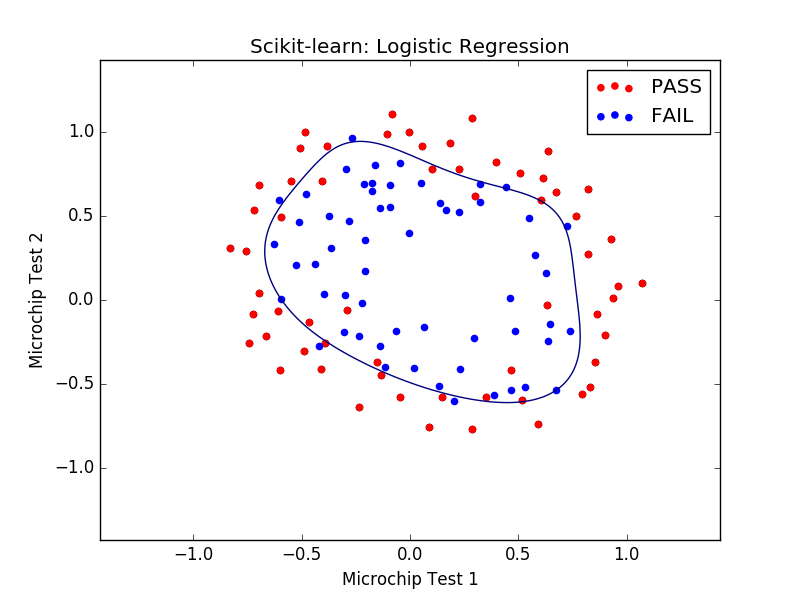

Generate this figure with Python:
#Copyright (C) 2016 Daisuke Hashimoto. All Rights Reserved.
import numpy as np
import matplotlib.pyplot as plt
import pandas as pd
from sklearn import linear_model

def sigmoid(_z):
	return 1.0/ (1.0 + np.exp(-_z))

def CostFunction_logistic(_X, _y, _weight, _bias):
	_M = len(_y)
	_hypo = sigmoid(_X.dot(_weight) + _bias)
	_J =  (- np.dot(_y.T, np.log(_hypo)) - np.dot(1-_y.T, np.log(1-_hypo))).sum()/_M
	return _J

def evaluate_theta_logistics(_X, _y, _predictY):
	_M = len(_y)
	_judge = np.zeros((_M,1))
	_judge[_y == _predictY] = 1
	_accuracy = float(_judge.sum())/float(_M)
	_precision = float((_y * _predictY).sum())/ float(_predictY.sum())
	_recall = float((_y * _predictY).sum())/ float(_y.sum())
	_F_score = 2.0 * _precision * _recall / (_precision + _recall)
	return _accuracy, _precision, _recall, _F_score

def Xshaping(_X):
	_X_mean = np.mean(_X, axis=0).reshape(1, -1)
	_X_std = np.std(_X, axis=0).reshape(1, -1)
	_Xnorm = ( _X - _X_mean ) / _X_std
	return _Xnorm, _X_mean, _X_std

def mapFeature(_X1, _X2, _degree):
	_degree = 6
	_X = None
	_X1 = _X1.reshape(len(_X1),1)
	_X2 = _X2.reshape(len(_X2),1)
	_i=1
	_j=0
	while _i<=_degree:
		_j=0
		while _j<=_i:
			if _X is None:
				_X = _X1**(_i-_j) * _X2**_j
			else:
				_X = np.hstack((_X, _X1**(_i-_j) * _X2**_j))
			_j=_j+1
		_i=_i+1
	return _X


print '*************************'
print '***ex2data2***'
_data = pd.read_csv('ex2data2.txt', header=None)
_X = np.array([_data[0], _data[1]]).T
_y = np.array(_data[2])
_pos = (_y==1)
plt.scatter(_X[_pos,0], _X[_pos,1], marker='+', c='b')
_neg = (_y==0)
plt.scatter(_X[_neg,0], _X[_neg,1], marker='o', c='y')
plt.legend(['PASS', 'FAIL'], scatterpoints=1)
plt.xlabel('Microchip Test 1')
plt.ylabel('Microchip Test 2')

(_Xnorm, _X_mean, _X_std) = Xshaping(_X)
print 'Average=', _X_mean
print 'Std Diviation=', _X_std

_map_degree = 6
_Xnorm = mapFeature(_Xnorm[:,0], _Xnorm[:,1], _map_degree)

print '***Start Fitting***'
#_model = linear_model.LogisticRegression(C=1000000.0)
_model = linear_model.LogisticRegression(C=1.0)
_model.fit(_Xnorm, _y)
print 'Coefficients:', _model.coef_
print 'Intercept:', _model.intercept_
print 'R2:', _model.score(_Xnorm, _y)
print 'J:', CostFunction_logistic(_Xnorm, _y, _model.coef_.reshape(-1,1), _model.intercept_[0])
_accuracy, _precision, _recall, _F_score = evaluate_theta_logistics(_Xnorm, _y, _model.predict(_Xnorm))
print 'accuracy=' +str(np.round(_accuracy,3))
print 'precision=' +str(np.round(_precision,3))
print 'recall=' +str(np.round(_recall,3))
print 'F_score=' +str(np.round(_F_score,3))

_xp = np.linspace(-1.3, 1.3,500)
_yp = np.linspace(-1.3, 1.3,500)
_Xmg, _Ymg = np.meshgrid(_xp, _yp)
_XX = mapFeature( (_Xmg.ravel().T - _X_mean[0,0])/_X_std[0,0], (_Ymg.ravel().T - _X_mean[0,1])/_X_std[0,1], _map_degree)
_Z = np.dot( _XX, _model.coef_.reshape(-1,1) ) + _model.intercept_[0]
_Z = _Z.reshape(_Xmg.shape)
plt.contour(_Xmg, _Ymg, _Z, levels=[0.0], label='Decision Boundary')
#plt.contourf(_Xmg, _Ymg, _Z)
_y0_list = np.where(_y==0)
_y1_list = np.where(_y==1)
plt.scatter(_X[_y0_list,0], _X[_y0_list,1], label='PASS', color='red')
plt.scatter(_X[_y1_list,0], _X[_y1_list,1], label='FAIL', color='blue')
plt.title('Scikit-learn: Logistic Regression')
plt.xlabel('Microchip Test 1')
plt.ylabel('Microchip Test 2')
plt.legend()
plt.show ()
